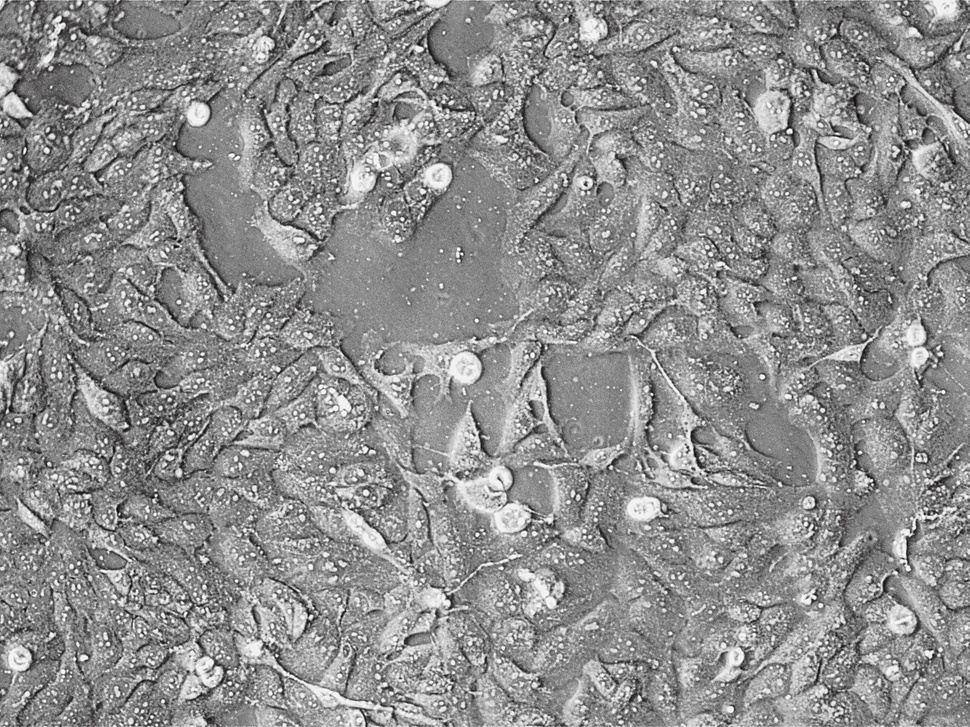
#> input picture data/kelly_auranofin/01) Kelly ctrl 2h.jpg, 970 x 727 px, shrunk from 2048 x 1536 before the run
$ python -i 43segment_cells.py   (imports and definitions only)   (older library calls are emulated)
#> lines starting #> are read from the running program, lines starting #| are printed output that depends on the picture; after the words box and inside, x2 and y2 are one past the last pixel; in counts of white or black regions, pixels touching at a corner belong together
#!/usr/bin/env python3
"""
43segment_cells_fast.py - Watershed исправленная версия
Работает 1-2 сек/изображение, 12 изображений = 30 сек
"""

import numpy as np
import cv2
from pathlib import Path
import pandas as pd
from tqdm import tqdm
import matplotlib.pyplot as plt
import warnings

# [1 line not run here, left out]


# [20 lines left out: function preprocess_phase_contrast, not called in this run]


def threshold_segmentation(gray: np.ndarray, min_size: int = 300) -> np.ndarray:
    """Исправленный Watershed для OpenCV"""
#> called with min_size = 300
    # Бинаризация Otsu (инвертируем - темные клетки)
    _, thresh = cv2.threshold(gray, 0, 255, cv2.THRESH_BINARY_INV + cv2.THRESH_OTSU)
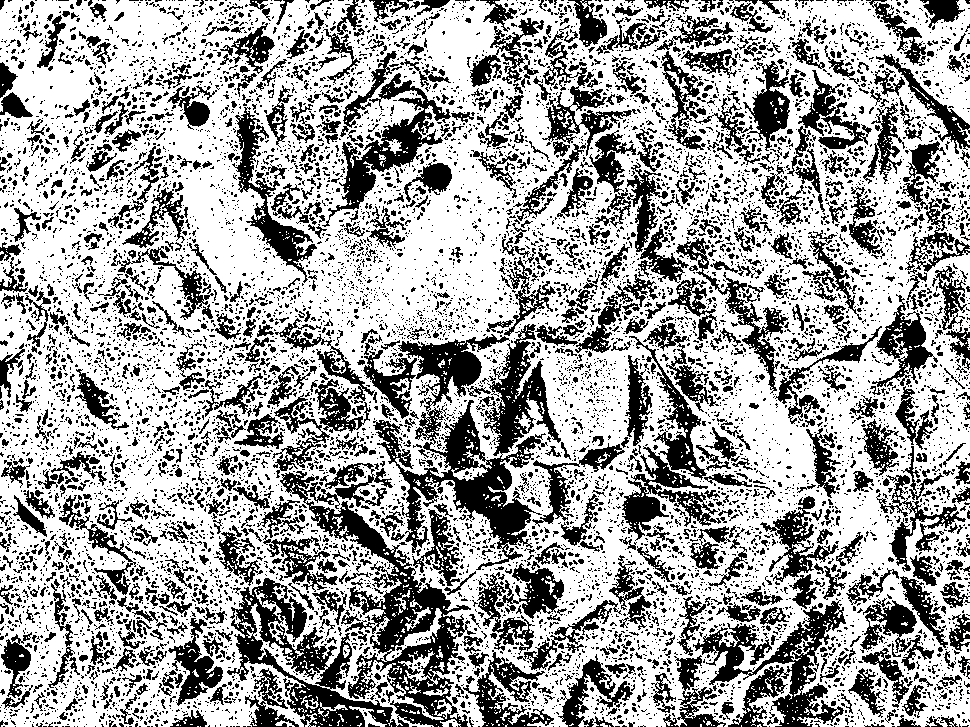
#> thresh: shape (727, 970); 64.6% white; 9917 black regions (8722 under 20 px), largest, box (x1, y1, x2, y2) and area: (227, 463, 476, 727) 19577, (373, 324, 561, 570) 14898, (693, 600, 846, 727) 6736

    # Морфология
    kernel = cv2.getStructuringElement(cv2.MORPH_ELLIPSE, (5, 5))
    opened = cv2.morphologyEx(thresh, cv2.MORPH_OPEN, kernel, iterations=2)
#> opened: shape (727, 970); 17.1% white; 432 white regions, largest, box (x1, y1, x2, y2) and area: (339, 133, 519, 364) 13423, (181, 161, 300, 293) 6719, (726, 380, 815, 488) 4851
    closed = cv2.morphologyEx(opened, cv2.MORPH_CLOSE, kernel, iterations=2)
#> closed: shape (727, 970); 18.7% white; 260 white regions (4 under 20 px), largest, box (x1, y1, x2, y2) and area: (294, 133, 519, 364) 16667, (691, 349, 895, 584) 9913, (164, 92, 300, 293) 9630

    # Distance transform
    dist_transform = cv2.distanceTransform(closed, cv2.DIST_L2, 5)
    _, sure_fg = cv2.threshold(dist_transform, 0.7 * dist_transform.max(), 255, 0)
#> sure_fg: shape (727, 970) float32; 0.12% white; 5 white regions (1 under 20 px), largest, box (x1, y1, x2, y2) and area: (444, 192, 481, 228) 661, (219, 231, 232, 255) 132, (128, 26, 143, 34) 59, (449, 37, 457, 44) 28

    sure_fg = np.uint8(sure_fg)
    unknown = cv2.subtract(closed, sure_fg)
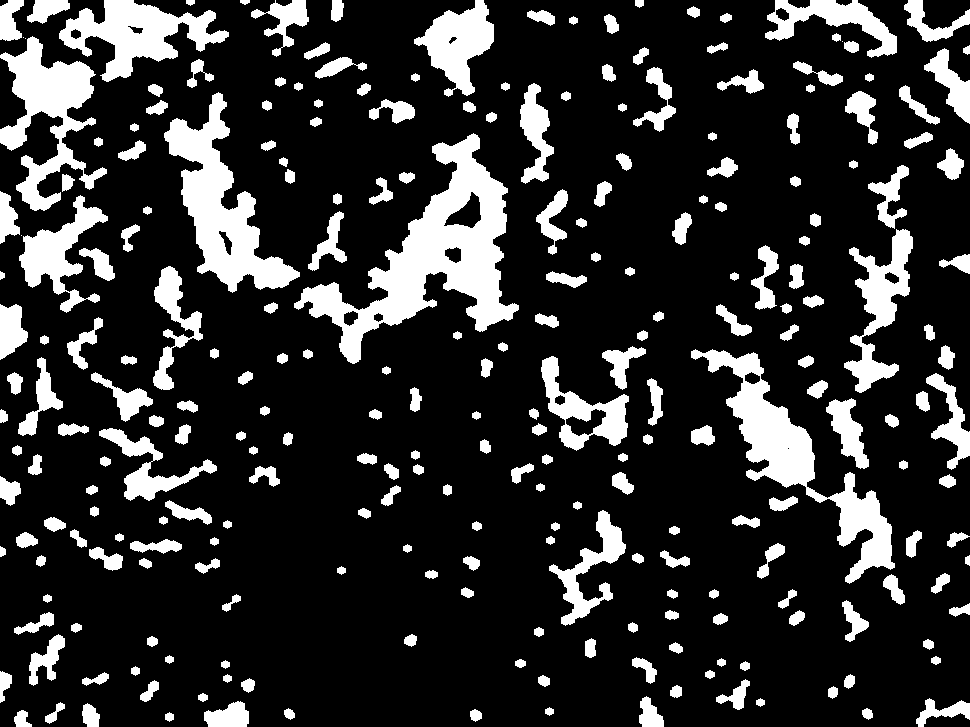
#> unknown: shape (727, 970); 18.6% white; 260 white regions (4 under 20 px), largest, box (x1, y1, x2, y2) and area: (294, 133, 519, 364) 16006, (691, 349, 895, 584) 9912, (164, 92, 300, 293) 9498

    # MARKERS - ИСПРАВЛЕНО: cv2.connectedComponents вместо skimage
    num_labels, markers = cv2.connectedComponents(sure_fg)
#> markers: shape (727, 970) int32; 6 distinct labels, from 0 to 5
#> num_labels = 6
    markers = markers.astype(np.int32)

    # Unknown regions → 0
    markers[unknown == 255] = 0

    # Watershed ожидает uint8 для входа, но markers int32
    gray_3ch = cv2.cvtColor(gray, cv2.COLOR_GRAY2BGR)
    markers_watershed = cv2.watershed(gray_3ch, markers)
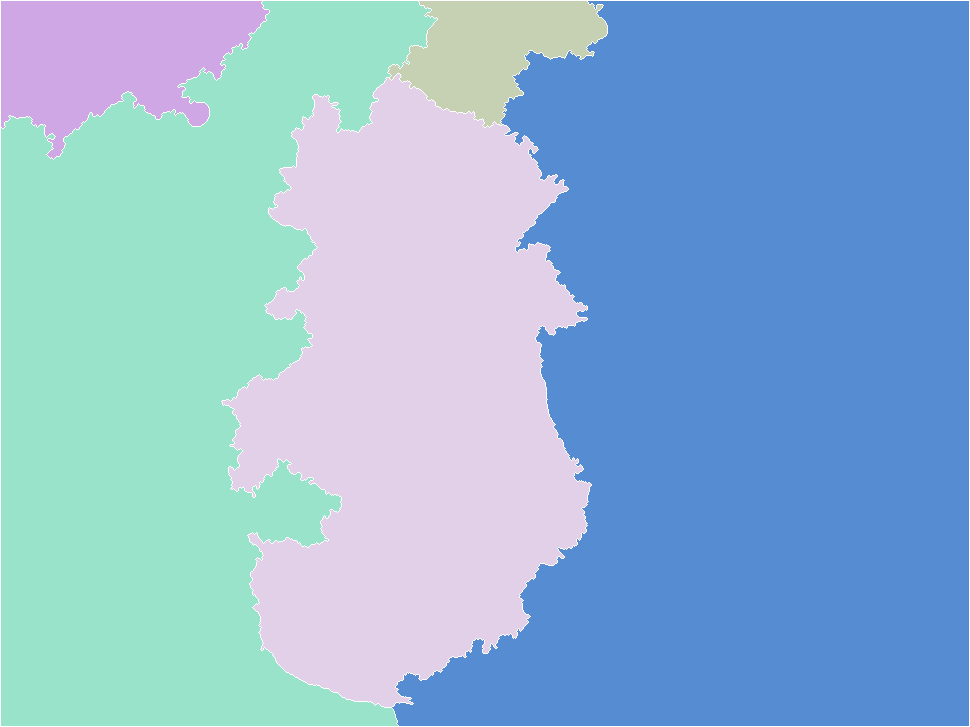
#> markers_watershed: shape (727, 970) int32; 6 distinct labels, from -1 to 5; one colour per label, 0 black, -1 white

    # Преобразуем в маски (отрицательные значения → фон)
    masks = np.int32(markers_watershed) - 1
    masks[masks < 0] = 0
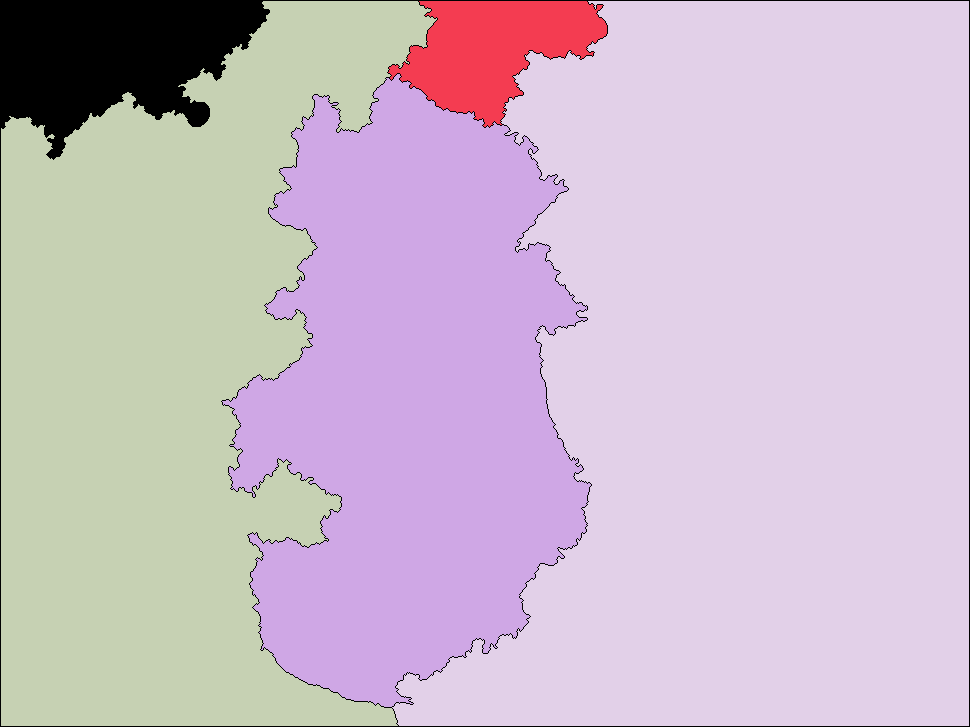
#> masks: shape (727, 970) int32; 5 distinct labels, from 0 to 4; one colour per label, 0 black

    # Фильтр по размеру
    for label in range(1, num_labels):
        component = (masks == label)
        if np.sum(component) < min_size:
            masks[component] = 0
#> this loop made 5 passes
#> pass 3, in threshold_segmentation, `component = (masks == label)`:
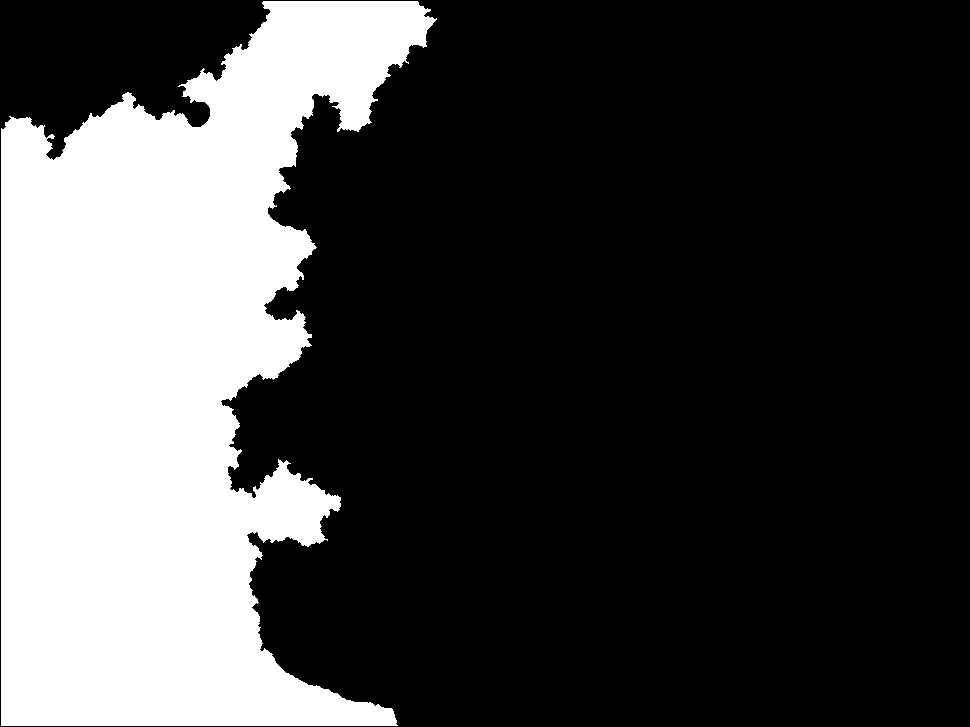
#> component: shape (727, 970) bool; 27.2% white; 1 white region, box (x1, y1, x2, y2) and area: (1, 1, 437, 726) 191988

    return masks


# [86 lines left out: functions segment_and_save, main, not called in this run]


# [2 lines not run here, left out]

>>> import cv2
>>> picture = cv2.imread('../data/kelly_auranofin/01) Kelly ctrl 2h.jpg', cv2.IMREAD_GRAYSCALE)
>>> result = threshold_segmentation(picture)

$ run again, on data/kelly_auranofin/05) Kelly ctrl 6h.jpg
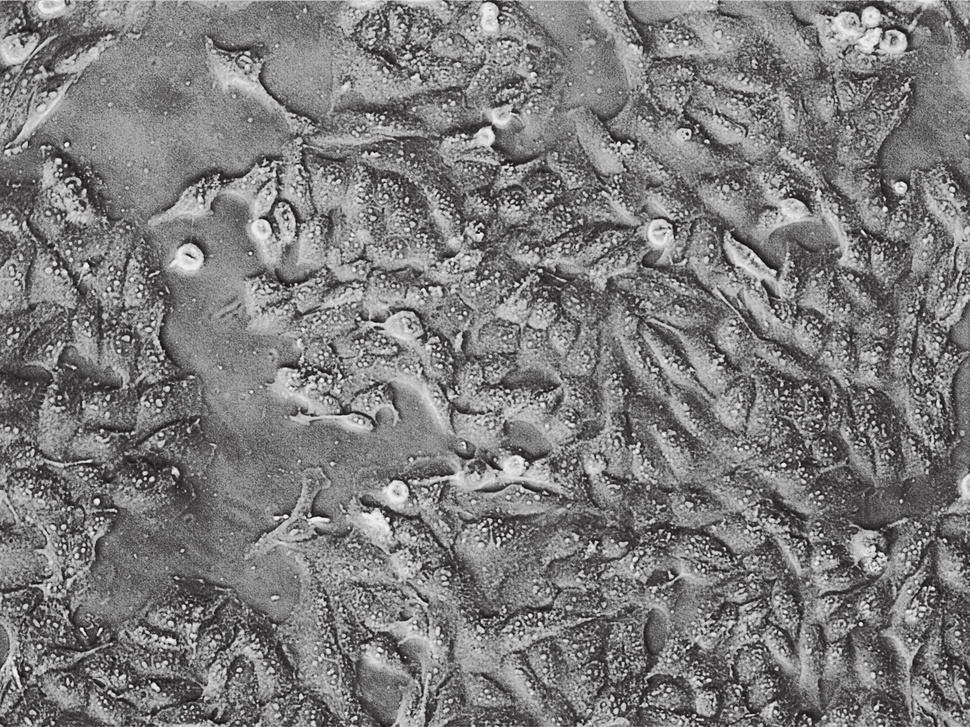
#> input picture data/kelly_auranofin/05) Kelly ctrl 6h.jpg, 970 x 727 px, shrunk from 2048 x 1536 before the run
#> thresh: shape (727, 970); 47% white; 5938 white regions (5634 under 20 px), largest, box (x1, y1, x2, y2) and area: (258, 0, 970, 727) 177403, (0, 127, 424, 727) 85622, (0, 0, 124, 105) 4126
#> opened: shape (727, 970); 8.3% white; 283 white regions, largest, box (x1, y1, x2, y2) and area: (811, 464, 958, 531) 4443, (0, 354, 52, 410) 1542, (166, 475, 213, 527) 1381
#> closed: shape (727, 970); 8.9% white; 212 white regions (2 under 20 px), largest, box (x1, y1, x2, y2) and area: (787, 422, 970, 555) 6282, (0, 328, 122, 425) 4263, (91, 422, 213, 527) 3603
#> unknown: shape (727, 970); 8.8% white; 212 white regions (2 under 20 px), largest, box (x1, y1, x2, y2) and area: (787, 422, 970, 555) 5734, (0, 328, 122, 425) 4223, (91, 422, 213, 527) 3550
#> markers: shape (727, 970) int32; 6 distinct labels, from 0 to 5
#> num_labels = 6
#> markers_watershed: shape (727, 970) int32; 6 distinct labels, from -1 to 5
#> in threshold_segmentation, `masks[masks < 0] = 0`:
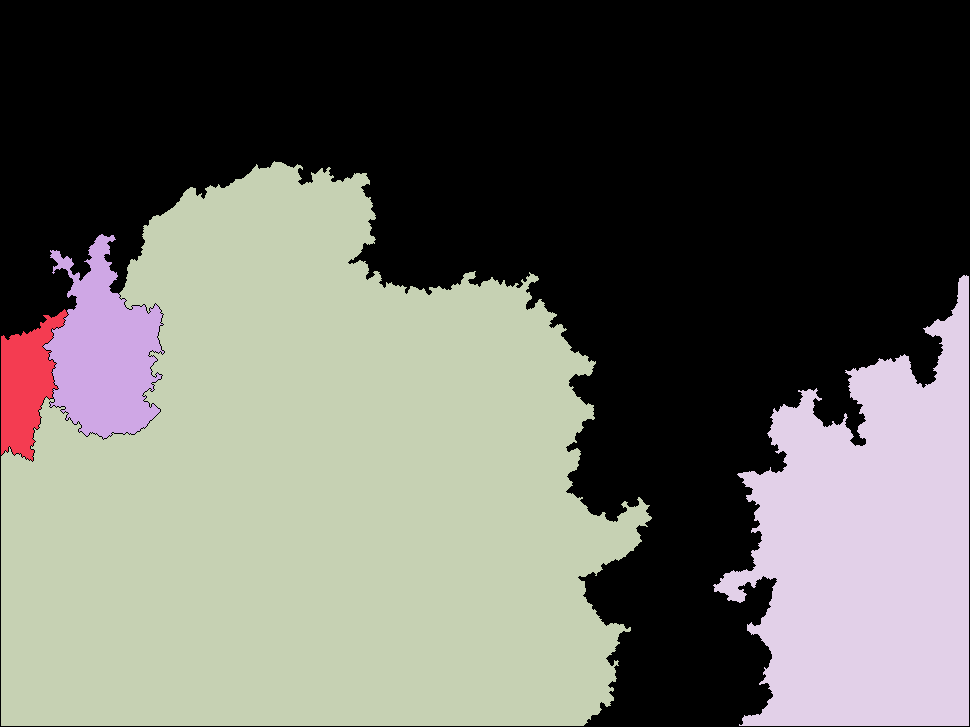
#> masks: shape (727, 970) int32; 5 distinct labels, from 0 to 4; one colour per label, 0 black
#> the loop in threshold_segmentation, `for label in range(1, num_labels):` made 5 passes
#> pass 3, in threshold_segmentation, `component = (masks == label)`:
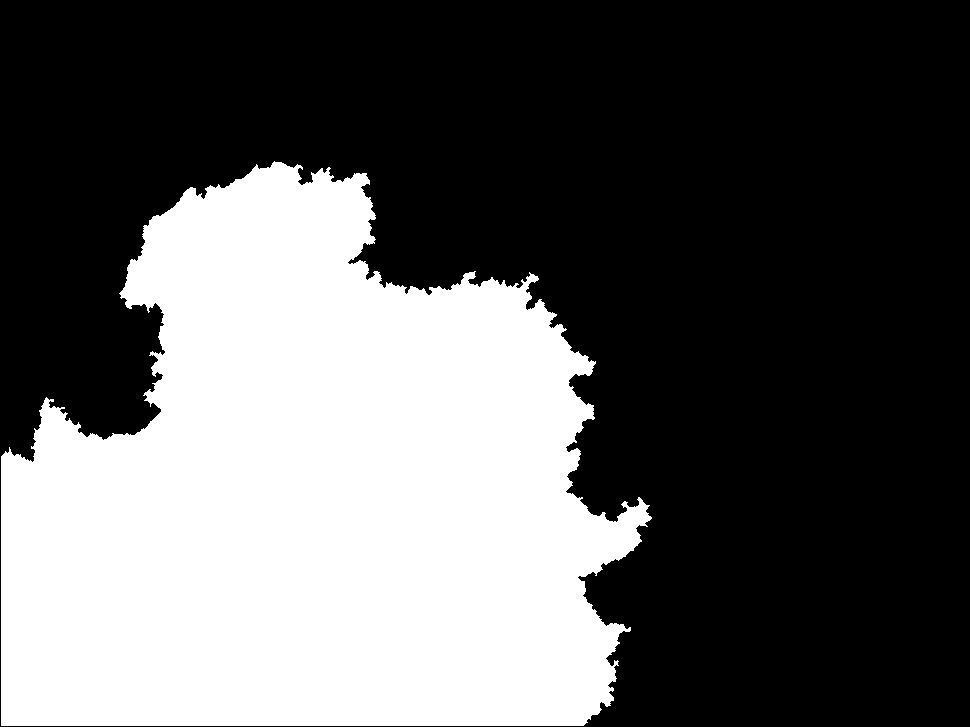
#> component: shape (727, 970) bool; 37.1% white; 1 white region, box (x1, y1, x2, y2) and area: (1, 161, 652, 726) 261514
